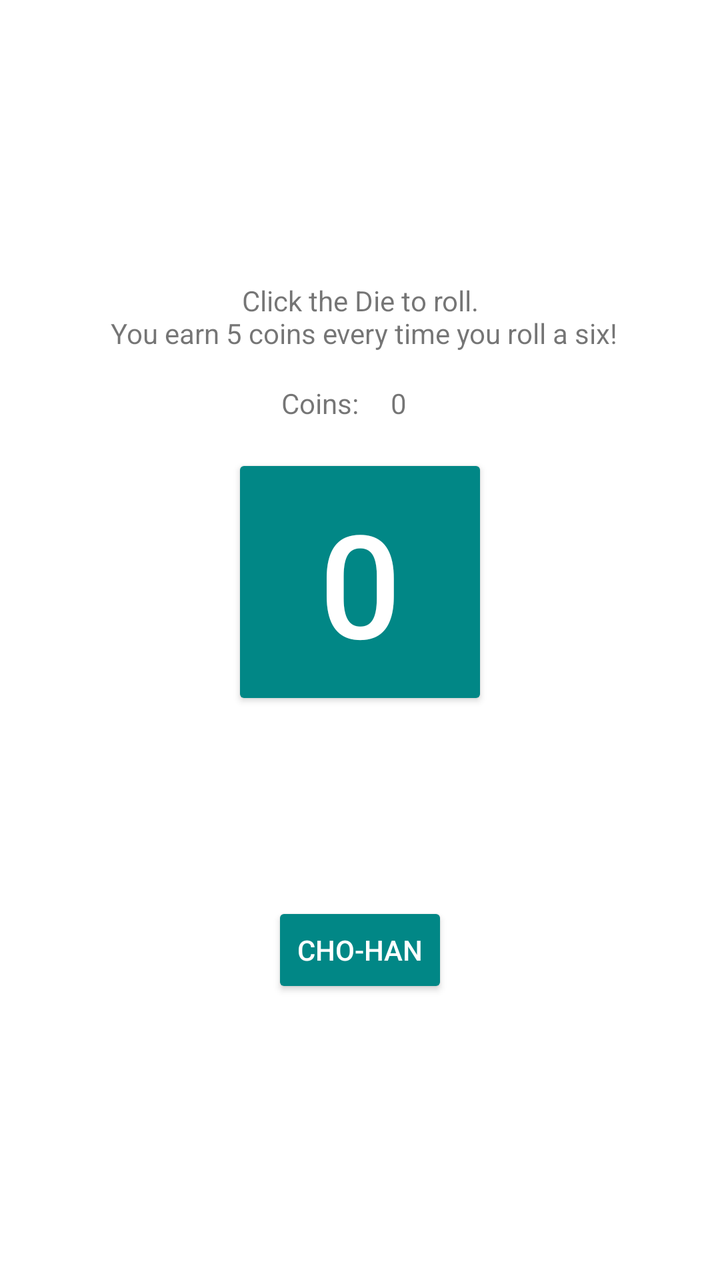
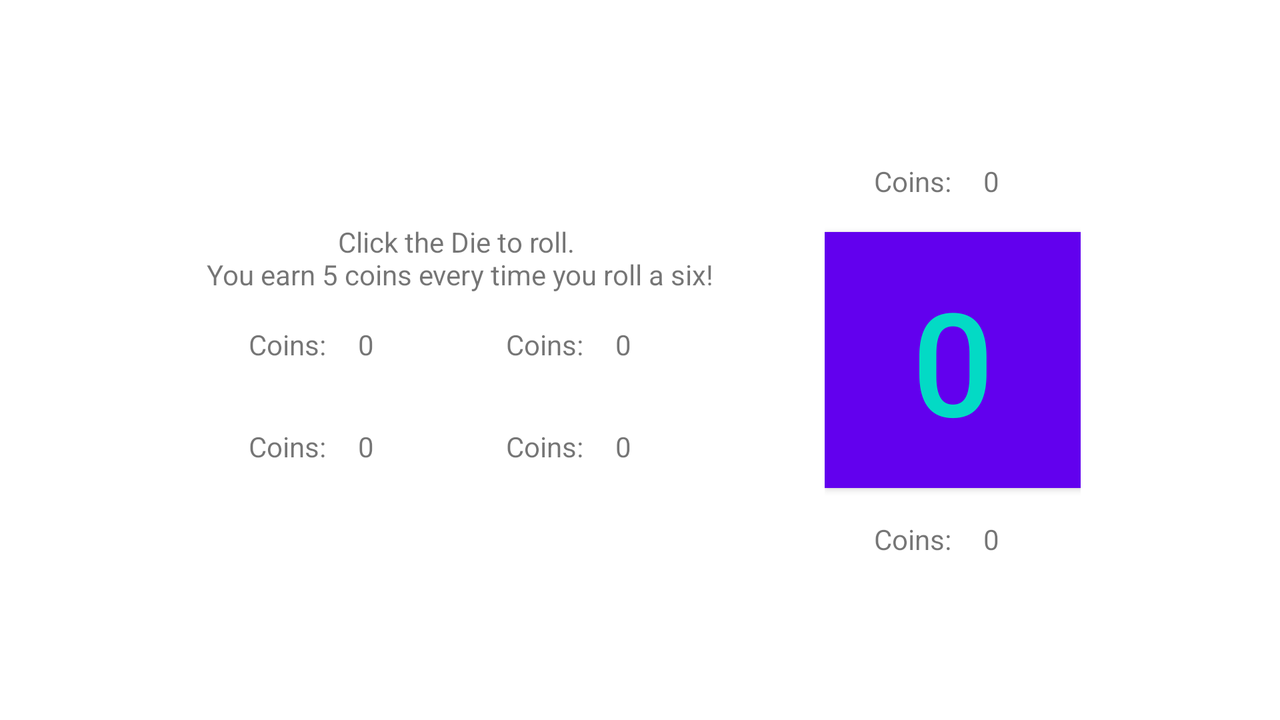

First picture: res/layout/ on a phone held upright. Second picture: the repository's own variant of that layout, on a device whose configuration matches the variant's folder. Source for both follows.
<!-- AndroidManifest.xml: application theme Theme.DiceGames -->
<!-- res/layout/activity_wallet.xml -->
<?xml version="1.0" encoding="utf-8"?>
<LinearLayout xmlns:android="http://schemas.android.com/apk/res/android"
    xmlns:tools="http://schemas.android.com/tools"
    android:orientation="vertical"
    android:layout_width="match_parent"
    android:layout_height="match_parent"
    android:gravity="center"
    tools:context=".WalletActivity">

    <TextView
        android:id="@+id/txt_info"
        android:layout_width="wrap_content"
        android:layout_height="wrap_content"
        android:text="@string/wallet_label"
        android:textAlignment="center"/>
    
    <LinearLayout
        android:layout_width="wrap_content"
        android:layout_height="wrap_content"
        android:gravity="center"
        android:orientation="horizontal">

        <TextView
            android:id="@+id/txt_balance_label"
            android:layout_width="wrap_content"
            android:layout_height="wrap_content"
            android:text="@string/coins"/>

        <TextView
            android:id="@+id/txt_balance"
            android:layout_width="wrap_content"
            android:layout_height="wrap_content"
            android:padding="16dp"
            android:text="@string/zero"/>

    </LinearLayout>

    <Button
        android:id="@+id/btn_roll"
        android:layout_width="128dp"
        android:layout_height="128dp"
        android:backgroundTint="@color/teal_700"
        android:text="@string/zero"
        android:textAlignment="center"
        android:textSize="72sp"
        android:textColor="@color/white"/>

    <Button
        android:id="@+id/btn_launch_chohan"
        android:layout_width="wrap_content"
        android:layout_height="wrap_content"
        android:backgroundTint="@color/teal_700"
        android:text="@string/chohan"
        android:textColor="@color/white"
        android:layout_marginTop="96dp"/>

</LinearLayout>
<!-- resources referenced by this layout -->
<resources>
  <string name="chohan">Cho-Han</string>
  <string name="coins">Coins: </string>
  <string name="wallet_label">Click the Die to roll.\n You earn 5 coins every time you roll a six!</string>
  <string name="zero">0</string>
  <style name="Theme.DiceGames" parent="Theme.MaterialComponents.DayNight.DarkActionBar">
          
          <item name="colorPrimary">@color/colorPrimary</item>
          <item name="colorPrimaryVariant">@color/purple_700</item>
          <item name="colorOnPrimary">@color/white</item>
          
          <item name="colorSecondary">@color/teal_200</item>
          <item name="colorSecondaryVariant">@color/teal_700</item>
          <item name="colorOnSecondary">@color/black</item>
          
          <item name="android:statusBarColor">?attr/colorPrimaryVariant</item>
          
      </style>
</resources>
<!-- res/layout-land/activity_wallet.xml (the author's variant of the layout above) -->
<!-- drawn on the phone turned sideways -->
<?xml version="1.0" encoding="utf-8"?>
<LinearLayout xmlns:android="http://schemas.android.com/apk/res/android"
    android:orientation="horizontal"
    android:layout_width="match_parent"
    android:layout_height="match_parent"
    android:gravity="center">

    <LinearLayout
        android:layout_width="wrap_content"
        android:layout_height="wrap_content"
        android:orientation="vertical"
        android:padding="16dp"
        android:gravity="center">


    <TextView
        android:id="@+id/txt_info"
        android:layout_width="wrap_content"
        android:layout_height="wrap_content"
        android:text="@string/wallet_label"
        android:textAlignment="center" />

        <LinearLayout
            android:layout_width="wrap_content"
            android:layout_height="wrap_content"
            android:gravity="center"
            android:orientation="horizontal">

            <TextView
                android:id="@+id/txt_sixes_rolled_label"
                android:layout_width="wrap_content"
                android:layout_height="wrap_content"
                android:text="@string/coins"/>

            <TextView
                android:id="@+id/txt_sixes_rolled_value"
                android:layout_width="wrap_content"
                android:layout_height="wrap_content"
                android:padding="16dp"
                android:text="@string/zero"/>

            <TextView
                android:id="@+id/txt_total_rolls_label"
                android:layout_width="wrap_content"
                android:layout_height="wrap_content"
                android:layout_marginStart="50dp"
                android:text="@string/coins"/>

            <TextView
                android:id="@+id/txt_total_rolls_value"
                android:layout_width="wrap_content"
                android:layout_height="wrap_content"
                android:padding="16dp"
                android:text="@string/zero"/>

        </LinearLayout>

        <LinearLayout
            android:layout_width="wrap_content"
            android:layout_height="wrap_content"
            android:gravity="center"
            android:orientation="horizontal">

            <TextView
                android:id="@+id/txt_double_sixes_label"
                android:layout_width="wrap_content"
                android:layout_height="wrap_content"
                android:text="@string/coins"/>

            <TextView
                android:id="@+id/txt_double_sixes_value"
                android:layout_width="wrap_content"
                android:layout_height="wrap_content"
                android:padding="16dp"
                android:text="@string/zero"/>

            <TextView
                android:id="@+id/txt_double_others_label"
                android:layout_width="wrap_content"
                android:layout_height="wrap_content"
                android:layout_marginStart="50dp"
                android:text="@string/coins"/>

            <TextView
                android:id="@+id/txt_double_others_value"
                android:layout_width="wrap_content"
                android:layout_height="wrap_content"
                android:padding="16dp"
                android:text="@string/zero"/>

        </LinearLayout>

    </LinearLayout>

    <LinearLayout
        android:layout_width="wrap_content"
        android:layout_height="wrap_content"
        android:orientation="vertical"
        android:layout_marginStart="24dp"
        android:gravity="center"
        android:padding="16dp">

        <LinearLayout
            android:orientation="horizontal"
            android:layout_width="wrap_content"
            android:layout_height="wrap_content"
            android:gravity="center">

            <TextView
                android:id="@+id/txt_balance_label"
                android:layout_width="wrap_content"
                android:layout_height="wrap_content"
                android:text="@string/coins"/>

            <TextView
                android:id="@+id/txt_balance"
                android:layout_width="wrap_content"
                android:layout_height="wrap_content"
                android:padding="16dp"
                android:text="@string/zero"/>

        </LinearLayout>

        <Button
            android:id="@+id/btn_roll"
            android:layout_width="128dp"
            android:layout_height="128dp"
            android:background="@color/colorPrimary"
            android:text="@string/zero"
            android:textAlignment="center"
            android:textSize="72sp"
            android:textColor="@color/teal_200"/>

        <LinearLayout
            android:layout_width="wrap_content"
            android:layout_height="wrap_content"
            android:gravity="center"
            android:orientation="horizontal">

            <TextView
                android:id="@+id/txt_prev_roll_label"
                android:layout_width="wrap_content"
                android:layout_height="wrap_content"
                android:text="@string/coins"/>

            <TextView
                android:id="@+id/txt_prev_roll_value"
                android:layout_width="wrap_content"
                android:layout_height="wrap_content"
                android:padding="16dp"
                android:text="@string/zero"/>

        </LinearLayout>

    </LinearLayout>

</LinearLayout>
<!-- resources referenced by the variant -->
<!-- as the phone turned sideways resolves them -->
<resources>
  <string name="coins">Coins: </string>
  <string name="wallet_label">Click the Die to roll.\n You earn 5 coins every time you roll a six!</string>
  <string name="zero">0</string>
  <style name="Theme.DiceGames" parent="Theme.MaterialComponents.DayNight.DarkActionBar">
          
          <item name="colorPrimary">@color/colorPrimary</item>
          <item name="colorPrimaryVariant">@color/purple_700</item>
          <item name="colorOnPrimary">@color/white</item>
          
          <item name="colorSecondary">@color/teal_200</item>
          <item name="colorSecondaryVariant">@color/teal_700</item>
          <item name="colorOnSecondary">@color/black</item>
          
          <item name="android:statusBarColor">?attr/colorPrimaryVariant</item>
          
      </style>
</resources>
